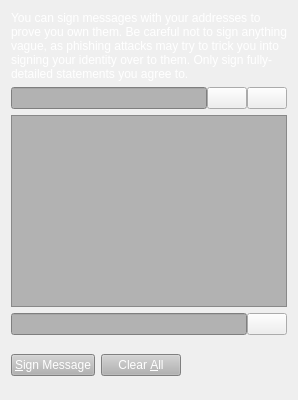
     <widget class="QWidget" name="tabSignMessage">
      <attribute name="title">
       <string>&amp;Sign Message</string>
      </attribute>
      <layout class="QVBoxLayout" name="verticalLayout_SM">
       <item>
        <widget class="QLabel" name="infoLabel_SM">
         <property name="palette">
          <palette>
           <active>
            <colorrole role="WindowText">
             <brush brushstyle="SolidPattern">
              <color alpha="255">
               <red>255</red>
               <green>255</green>
               <blue>255</blue>
              </color>
             </brush>
            </colorrole>
            <colorrole role="Button">
             <brush brushstyle="SolidPattern">
              <color alpha="255">
               <red>138</red>
               <green>138</green>
               <blue>138</blue>
              </color>
             </brush>
            </colorrole>
            <colorrole role="Text">
             <brush brushstyle="SolidPattern">
              <color alpha="255">
               <red>255</red>
               <green>255</green>
               <blue>255</blue>
              </color>
             </brush>
            </colorrole>
            <colorrole role="Base">
             <brush brushstyle="SolidPattern">
              <color alpha="255">
               <red>138</red>
               <green>138</green>
               <blue>138</blue>
              </color>
             </brush>
            </colorrole>
            <colorrole role="Window">
             <brush brushstyle="SolidPattern">
              <color alpha="255">
               <red>138</red>
               <green>138</green>
               <blue>138</blue>
              </color>
             </brush>
            </colorrole>
           </active>
           <inactive>
            <colorrole role="WindowText">
             <brush brushstyle="SolidPattern">
              <color alpha="255">
               <red>255</red>
               <green>255</green>
               <blue>255</blue>
              </color>
             </brush>
            </colorrole>
            <colorrole role="Button">
             <brush brushstyle="SolidPattern">
              <color alpha="255">
               <red>138</red>
               <green>138</green>
               <blue>138</blue>
              </color>
             </brush>
            </colorrole>
            <colorrole role="Text">
             <brush brushstyle="SolidPattern">
              <color alpha="255">
               <red>255</red>
               <green>255</green>
               <blue>255</blue>
              </color>
             </brush>
            </colorrole>
            <colorrole role="Base">
             <brush brushstyle="SolidPattern">
              <color alpha="255">
               <red>138</red>
               <green>138</green>
               <blue>138</blue>
              </color>
             </brush>
            </colorrole>
            <colorrole role="Window">
             <brush brushstyle="SolidPattern">
              <color alpha="255">
               <red>138</red>
               <green>138</green>
               <blue>138</blue>
              </color>
             </brush>
            </colorrole>
           </inactive>
           <disabled>
            <colorrole role="WindowText">
             <brush brushstyle="SolidPattern">
              <color alpha="255">
               <red>69</red>
               <green>69</green>
               <blue>69</blue>
              </color>
             </brush>
            </colorrole>
            <colorrole role="Button">
             <brush brushstyle="SolidPattern">
              <color alpha="255">
               <red>138</red>
               <green>138</green>
               <blue>138</blue>
              </color>
             </brush>
            </colorrole>
            <colorrole role="Text">
             <brush brushstyle="SolidPattern">
              <color alpha="255">
               <red>69</red>
               <green>69</green>
               <blue>69</blue>
              </color>
             </brush>
            </colorrole>
            <colorrole role="Base">
             <brush brushstyle="SolidPattern">
              <color alpha="255">
               <red>138</red>
               <green>138</green>
               <blue>138</blue>
              </color>
             </brush>
            </colorrole>
            <colorrole role="Window">
             <brush brushstyle="SolidPattern">
              <color alpha="255">
               <red>138</red>
               <green>138</green>
               <blue>138</blue>
              </color>
             </brush>
            </colorrole>
           </disabled>
          </palette>
         </property>
         <property name="text">
          <string>You can sign messages with your addresses to prove you own them. Be careful not to sign anything vague, as phishing attacks may try to trick you into signing your identity over to them. Only sign fully-detailed statements you agree to.</string>
         </property>
         <property name="textFormat">
          <enum>Qt::PlainText</enum>
         </property>
         <property name="wordWrap">
          <bool>true</bool>
         </property>
        </widget>
       </item>
       <item>
        <layout class="QHBoxLayout" name="horizontalLayout_1_SM">
         <property name="spacing">
          <number>0</number>
         </property>
         <item>
          <widget class="QValidatedLineEdit" name="addressIn_SM">
           <property name="toolTip">
            <string>The address to sign the message with (e.g. Rjz75uKHzUQJnSdzvpiigEGxseKkDhQToX)</string>
           </property>
           <property name="styleSheet">
            <string notr="true">background-color: rgb(178,178,178);
color: rgb(255,255,255);</string>
           </property>
           <property name="maxLength">
            <number>34</number>
           </property>
          </widget>
         </item>
         <item>
          <widget class="QPushButton" name="addressBookButton_SM">
           <property name="toolTip">
            <string>Choose an address from the address book</string>
           </property>
           <property name="text">
            <string/>
           </property>
           <property name="icon">
            <iconset resource="../bitcoin.qrc">
             <normaloff>:/icons/address-book</normaloff>:/icons/address-book</iconset>
           </property>
           <property name="shortcut">
            <string>Alt+A</string>
           </property>
           <property name="autoDefault">
            <bool>false</bool>
           </property>
          </widget>
         </item>
         <item>
          <widget class="QPushButton" name="pasteButton_SM">
           <property name="toolTip">
            <string>Paste address from clipboard</string>
           </property>
           <property name="text">
            <string/>
           </property>
           <property name="icon">
            <iconset resource="../bitcoin.qrc">
             <normaloff>:/icons/editpaste</normaloff>:/icons/editpaste</iconset>
           </property>
           <property name="shortcut">
            <string>Alt+P</string>
           </property>
           <property name="autoDefault">
            <bool>false</bool>
           </property>
          </widget>
         </item>
        </layout>
       </item>
       <item>
        <widget class="QPlainTextEdit" name="messageIn_SM">
         <property name="toolTip">
          <string>Enter the message you want to sign here</string>
         </property>
         <property name="styleSheet">
          <string notr="true">background-color: rgb(178,178,178);
color: rgb(255,255,255);</string>
         </property>
        </widget>
       </item>
       <item>
        <layout class="QHBoxLayout" name="horizontalLayout_2_SM">
         <property name="spacing">
          <number>0</number>
         </property>
         <item>
          <widget class="QLineEdit" name="signatureOut_SM">
           <property name="palette">
            <palette>
             <active>
              <colorrole role="WindowText">
               <brush brushstyle="SolidPattern">
                <color alpha="255">
                 <red>255</red>
                 <green>255</green>
                 <blue>255</blue>
                </color>
               </brush>
              </colorrole>
              <colorrole role="Button">
               <brush brushstyle="SolidPattern">
                <color alpha="255">
                 <red>178</red>
                 <green>178</green>
                 <blue>178</blue>
                </color>
               </brush>
              </colorrole>
              <colorrole role="Text">
               <brush brushstyle="SolidPattern">
                <color alpha="255">
                 <red>255</red>
                 <green>255</green>
                 <blue>255</blue>
                </color>
               </brush>
              </colorrole>
              <colorrole role="ButtonText">
               <brush brushstyle="SolidPattern">
                <color alpha="255">
                 <red>255</red>
                 <green>255</green>
                 <blue>255</blue>
                </color>
               </brush>
              </colorrole>
              <colorrole role="Base">
               <brush brushstyle="SolidPattern">
                <color alpha="255">
                 <red>178</red>
                 <green>178</green>
                 <blue>178</blue>
                </color>
               </brush>
              </colorrole>
              <colorrole role="Window">
               <brush brushstyle="SolidPattern">
                <color alpha="255">
                 <red>178</red>
                 <green>178</green>
                 <blue>178</blue>
                </color>
               </brush>
              </colorrole>
             </active>
             <inactive>
              <colorrole role="WindowText">
               <brush brushstyle="SolidPattern">
                <color alpha="255">
                 <red>255</red>
                 <green>255</green>
                 <blue>255</blue>
                </color>
               </brush>
              </colorrole>
              <colorrole role="Button">
               <brush brushstyle="SolidPattern">
                <color alpha="255">
                 <red>178</red>
                 <green>178</green>
                 <blue>178</blue>
                </color>
               </brush>
              </colorrole>
              <colorrole role="Text">
               <brush brushstyle="SolidPattern">
                <color alpha="255">
                 <red>255</red>
                 <green>255</green>
                 <blue>255</blue>
                </color>
               </brush>
              </colorrole>
              <colorrole role="ButtonText">
               <brush brushstyle="SolidPattern">
                <color alpha="255">
                 <red>255</red>
                 <green>255</green>
                 <blue>255</blue>
                </color>
               </brush>
              </colorrole>
              <colorrole role="Base">
               <brush brushstyle="SolidPattern">
                <color alpha="255">
                 <red>178</red>
                 <green>178</green>
                 <blue>178</blue>
                </color>
               </brush>
              </colorrole>
              <colorrole role="Window">
               <brush brushstyle="SolidPattern">
                <color alpha="255">
                 <red>178</red>
                 <green>178</green>
                 <blue>178</blue>
                </color>
               </brush>
              </colorrole>
             </inactive>
             <disabled>
              <colorrole role="WindowText">
               <brush brushstyle="SolidPattern">
                <color alpha="255">
                 <red>255</red>
                 <green>255</green>
                 <blue>255</blue>
                </color>
               </brush>
              </colorrole>
              <colorrole role="Button">
               <brush brushstyle="SolidPattern">
                <color alpha="255">
                 <red>178</red>
                 <green>178</green>
                 <blue>178</blue>
                </color>
               </brush>
              </colorrole>
              <colorrole role="Text">
               <brush brushstyle="SolidPattern">
                <color alpha="255">
                 <red>255</red>
                 <green>255</green>
                 <blue>255</blue>
                </color>
               </brush>
              </colorrole>
              <colorrole role="ButtonText">
               <brush brushstyle="SolidPattern">
                <color alpha="255">
                 <red>255</red>
                 <green>255</green>
                 <blue>255</blue>
                </color>
               </brush>
              </colorrole>
              <colorrole role="Base">
               <brush brushstyle="SolidPattern">
                <color alpha="255">
                 <red>178</red>
                 <green>178</green>
                 <blue>178</blue>
                </color>
               </brush>
              </colorrole>
              <colorrole role="Window">
               <brush brushstyle="SolidPattern">
                <color alpha="255">
                 <red>178</red>
                 <green>178</green>
                 <blue>178</blue>
                </color>
               </brush>
              </colorrole>
             </disabled>
            </palette>
           </property>
           <property name="font">
            <font>
             <italic>true</italic>
            </font>
           </property>
           <property name="styleSheet">
            <string notr="true">background-color: rgb(178,178,178);
color: rgb(255,255,255);</string>
           </property>
           <property name="readOnly">
            <bool>true</bool>
           </property>
          </widget>
         </item>
         <item>
          <widget class="QPushButton" name="copySignatureButton_SM">
           <property name="toolTip">
            <string>Copy the current signature to the system clipboard</string>
           </property>
           <property name="text">
            <string/>
           </property>
           <property name="icon">
            <iconset resource="../bitcoin.qrc">
             <normaloff>:/icons/editcopy</normaloff>:/icons/editcopy</iconset>
           </property>
           <property name="autoDefault">
            <bool>false</bool>
           </property>
          </widget>
         </item>
        </layout>
       </item>
       <item>
        <layout class="QHBoxLayout" name="horizontalLayout_3_SM">
         <item>
          <widget class="QPushButton" name="signMessageButton_SM">
           <property name="palette">
            <palette>
             <active>
              <colorrole role="WindowText">
               <brush brushstyle="SolidPattern">
                <color alpha="255">
                 <red>255</red>
                 <green>255</green>
                 <blue>255</blue>
                </color>
               </brush>
              </colorrole>
              <colorrole role="Button">
               <brush brushstyle="SolidPattern">
                <color alpha="255">
                 <red>178</red>
                 <green>178</green>
                 <blue>178</blue>
                </color>
               </brush>
              </colorrole>
              <colorrole role="Dark">
               <brush brushstyle="SolidPattern">
                <color alpha="255">
                 <red>90</red>
                 <green>104</green>
                 <blue>118</blue>
                </color>
               </brush>
              </colorrole>
              <colorrole role="Mid">
               <brush brushstyle="SolidPattern">
                <color alpha="255">
                 <red>90</red>
                 <green>104</green>
                 <blue>118</blue>
                </color>
               </brush>
              </colorrole>
              <colorrole role="Text">
               <brush brushstyle="SolidPattern">
                <color alpha="255">
                 <red>255</red>
                 <green>255</green>
                 <blue>255</blue>
                </color>
               </brush>
              </colorrole>
              <colorrole role="ButtonText">
               <brush brushstyle="SolidPattern">
                <color alpha="255">
                 <red>255</red>
                 <green>255</green>
                 <blue>255</blue>
                </color>
               </brush>
              </colorrole>
              <colorrole role="Base">
               <brush brushstyle="SolidPattern">
                <color alpha="255">
                 <red>178</red>
                 <green>178</green>
                 <blue>178</blue>
                </color>
               </brush>
              </colorrole>
              <colorrole role="Window">
               <brush brushstyle="SolidPattern">
                <color alpha="255">
                 <red>178</red>
                 <green>178</green>
                 <blue>178</blue>
                </color>
               </brush>
              </colorrole>
              <colorrole role="Highlight">
               <brush brushstyle="SolidPattern">
                <color alpha="255">
                 <red>240</red>
                 <green>119</green>
                 <blue>70</blue>
                </color>
               </brush>
              </colorrole>
             </active>
             <inactive>
              <colorrole role="WindowText">
               <brush brushstyle="SolidPattern">
                <color alpha="255">
                 <red>255</red>
                 <green>255</green>
                 <blue>255</blue>
                </color>
               </brush>
              </colorrole>
              <colorrole role="Button">
               <brush brushstyle="SolidPattern">
                <color alpha="255">
                 <red>178</red>
                 <green>178</green>
                 <blue>178</blue>
                </color>
               </brush>
              </colorrole>
              <colorrole role="Dark">
               <brush brushstyle="SolidPattern">
                <color alpha="255">
                 <red>90</red>
                 <green>104</green>
                 <blue>118</blue>
                </color>
               </brush>
              </colorrole>
              <colorrole role="Mid">
               <brush brushstyle="SolidPattern">
                <color alpha="255">
                 <red>90</red>
                 <green>104</green>
                 <blue>118</blue>
                </color>
               </brush>
              </colorrole>
              <colorrole role="Text">
               <brush brushstyle="SolidPattern">
                <color alpha="255">
                 <red>255</red>
                 <green>255</green>
                 <blue>255</blue>
                </color>
               </brush>
              </colorrole>
              <colorrole role="ButtonText">
               <brush brushstyle="SolidPattern">
                <color alpha="255">
                 <red>255</red>
                 <green>255</green>
                 <blue>255</blue>
                </color>
               </brush>
              </colorrole>
              <colorrole role="Base">
               <brush brushstyle="SolidPattern">
                <color alpha="255">
                 <red>178</red>
                 <green>178</green>
                 <blue>178</blue>
                </color>
               </brush>
              </colorrole>
              <colorrole role="Window">
               <brush brushstyle="SolidPattern">
                <color alpha="255">
                 <red>178</red>
                 <green>178</green>
                 <blue>178</blue>
                </color>
               </brush>
              </colorrole>
              <colorrole role="Highlight">
               <brush brushstyle="SolidPattern">
                <color alpha="255">
                 <red>178</red>
                 <green>178</green>
                 <blue>178</blue>
                </color>
               </brush>
              </colorrole>
             </inactive>
             <disabled>
              <colorrole role="WindowText">
               <brush brushstyle="SolidPattern">
                <color alpha="255">
                 <red>255</red>
                 <green>255</green>
                 <blue>255</blue>
                </color>
               </brush>
              </colorrole>
              <colorrole role="Button">
               <brush brushstyle="SolidPattern">
                <color alpha="255">
                 <red>178</red>
                 <green>178</green>
                 <blue>178</blue>
                </color>
               </brush>
              </colorrole>
              <colorrole role="Dark">
               <brush brushstyle="SolidPattern">
                <color alpha="255">
                 <red>90</red>
                 <green>104</green>
                 <blue>118</blue>
                </color>
               </brush>
              </colorrole>
              <colorrole role="Mid">
               <brush brushstyle="SolidPattern">
                <color alpha="255">
                 <red>90</red>
                 <green>104</green>
                 <blue>118</blue>
                </color>
               </brush>
              </colorrole>
              <colorrole role="Text">
               <brush brushstyle="SolidPattern">
                <color alpha="255">
                 <red>255</red>
                 <green>255</green>
                 <blue>255</blue>
                </color>
               </brush>
              </colorrole>
              <colorrole role="ButtonText">
               <brush brushstyle="SolidPattern">
                <color alpha="255">
                 <red>255</red>
                 <green>255</green>
                 <blue>255</blue>
                </color>
               </brush>
              </colorrole>
              <colorrole role="Base">
               <brush brushstyle="SolidPattern">
                <color alpha="255">
                 <red>178</red>
                 <green>178</green>
                 <blue>178</blue>
                </color>
               </brush>
              </colorrole>
              <colorrole role="Window">
               <brush brushstyle="SolidPattern">
                <color alpha="255">
                 <red>178</red>
                 <green>178</green>
                 <blue>178</blue>
                </color>
               </brush>
              </colorrole>
              <colorrole role="Highlight">
               <brush brushstyle="SolidPattern">
                <color alpha="255">
                 <red>178</red>
                 <green>178</green>
                 <blue>178</blue>
                </color>
               </brush>
              </colorrole>
             </disabled>
            </palette>
           </property>
           <property name="toolTip">
            <string>Sign the message to prove you own this REITIS address</string>
           </property>
           <property name="styleSheet">
            <string notr="true">background-color: rgb(178,178,178);
color: rgb(255,255,255);</string>
           </property>
           <property name="text">
            <string>&amp;Sign Message</string>
           </property>
           <property name="icon">
            <iconset resource="../bitcoin.qrc">
             <normaloff>:/icons/edit</normaloff>:/icons/edit</iconset>
           </property>
           <property name="autoDefault">
            <bool>false</bool>
           </property>
          </widget>
         </item>
         <item>
          <widget class="QPushButton" name="clearButton_SM">
           <property name="palette">
            <palette>
             <active>
              <colorrole role="WindowText">
               <brush brushstyle="SolidPattern">
                <color alpha="255">
                 <red>255</red>
                 <green>255</green>
                 <blue>255</blue>
                </color>
               </brush>
              </colorrole>
              <colorrole role="Button">
               <brush brushstyle="SolidPattern">
                <color alpha="255">
                 <red>178</red>
                 <green>178</green>
                 <blue>178</blue>
                </color>
               </brush>
              </colorrole>
              <colorrole role="Text">
               <brush brushstyle="SolidPattern">
                <color alpha="255">
                 <red>255</red>
                 <green>255</green>
                 <blue>255</blue>
                </color>
               </brush>
              </colorrole>
              <colorrole role="ButtonText">
               <brush brushstyle="SolidPattern">
                <color alpha="255">
                 <red>255</red>
                 <green>255</green>
                 <blue>255</blue>
                </color>
               </brush>
              </colorrole>
              <colorrole role="Base">
               <brush brushstyle="SolidPattern">
                <color alpha="255">
                 <red>178</red>
                 <green>178</green>
                 <blue>178</blue>
                </color>
               </brush>
              </colorrole>
              <colorrole role="Window">
               <brush brushstyle="SolidPattern">
                <color alpha="255">
                 <red>178</red>
                 <green>178</green>
                 <blue>178</blue>
                </color>
               </brush>
              </colorrole>
              <colorrole role="Highlight">
               <brush brushstyle="SolidPattern">
                <color alpha="255">
                 <red>240</red>
                 <green>119</green>
                 <blue>70</blue>
                </color>
               </brush>
              </colorrole>
             </active>
             <inactive>
              <colorrole role="WindowText">
               <brush brushstyle="SolidPattern">
                <color alpha="255">
                 <red>255</red>
                 <green>255</green>
                 <blue>255</blue>
                </color>
               </brush>
              </colorrole>
              <colorrole role="Button">
               <brush brushstyle="SolidPattern">
                <color alpha="255">
                 <red>178</red>
                 <green>178</green>
                 <blue>178</blue>
                </color>
               </brush>
              </colorrole>
              <colorrole role="Text">
               <brush brushstyle="SolidPattern">
                <color alpha="255">
                 <red>255</red>
                 <green>255</green>
                 <blue>255</blue>
                </color>
               </brush>
              </colorrole>
              <colorrole role="ButtonText">
               <brush brushstyle="SolidPattern">
                <color alpha="255">
                 <red>255</red>
                 <green>255</green>
                 <blue>255</blue>
                </color>
               </brush>
              </colorrole>
              <colorrole role="Base">
               <brush brushstyle="SolidPattern">
                <color alpha="255">
                 <red>178</red>
                 <green>178</green>
                 <blue>178</blue>
                </color>
               </brush>
              </colorrole>
              <colorrole role="Window">
               <brush brushstyle="SolidPattern">
                <color alpha="255">
                 <red>178</red>
                 <green>178</green>
                 <blue>178</blue>
                </color>
               </brush>
              </colorrole>
              <colorrole role="Highlight">
               <brush brushstyle="SolidPattern">
                <color alpha="255">
                 <red>178</red>
                 <green>178</green>
                 <blue>178</blue>
                </color>
               </brush>
              </colorrole>
             </inactive>
             <disabled>
              <colorrole role="WindowText">
               <brush brushstyle="SolidPattern">
                <color alpha="255">
                 <red>255</red>
                 <green>255</green>
                 <blue>255</blue>
                </color>
               </brush>
              </colorrole>
              <colorrole role="Button">
               <brush brushstyle="SolidPattern">
                <color alpha="255">
                 <red>178</red>
                 <green>178</green>
                 <blue>178</blue>
                </color>
               </brush>
              </colorrole>
              <colorrole role="Text">
               <brush brushstyle="SolidPattern">
                <color alpha="255">
                 <red>255</red>
                 <green>255</green>
                 <blue>255</blue>
                </color>
               </brush>
              </colorrole>
              <colorrole role="ButtonText">
               <brush brushstyle="SolidPattern">
                <color alpha="255">
                 <red>255</red>
                 <green>255</green>
                 <blue>255</blue>
                </color>
               </brush>
              </colorrole>
              <colorrole role="Base">
               <brush brushstyle="SolidPattern">
                <color alpha="255">
                 <red>178</red>
                 <green>178</green>
                 <blue>178</blue>
                </color>
               </brush>
              </colorrole>
              <colorrole role="Window">
               <brush brushstyle="SolidPattern">
                <color alpha="255">
                 <red>178</red>
                 <green>178</green>
                 <blue>178</blue>
                </color>
               </brush>
              </colorrole>
              <colorrole role="Highlight">
               <brush brushstyle="SolidPattern">
                <color alpha="255">
                 <red>178</red>
                 <green>178</green>
                 <blue>178</blue>
                </color>
               </brush>
              </colorrole>
             </disabled>
            </palette>
           </property>
           <property name="toolTip">
            <string>Reset all sign message fields</string>
           </property>
           <property name="styleSheet">
            <string notr="true">background-color: rgb(178,178,178);
color: rgb(255,255,255);</string>
           </property>
           <property name="text">
            <string>Clear &amp;All</string>
           </property>
           <property name="icon">
            <iconset resource="../bitcoin.qrc">
             <normaloff>:/icons/remove</normaloff>:/icons/remove</iconset>
           </property>
           <property name="autoDefault">
            <bool>false</bool>
           </property>
          </widget>
         </item>
         <item>
          <spacer name="horizontalSpacer_1_SM">
           <property name="orientation">
            <enum>Qt::Horizontal</enum>
           </property>
           <property name="sizeHint" stdset="0">
            <size>
             <width>40</width>
             <height>48</height>
            </size>
           </property>
          </spacer>
         </item>
         <item>
          <widget class="QLabel" name="statusLabel_SM">
           <property name="font">
            <font>
             <weight>75</weight>
             <bold>true</bold>
            </font>
           </property>
           <property name="text">
            <string/>
           </property>
           <property name="wordWrap">
            <bool>true</bool>
           </property>
          </widget>
         </item>
         <item>
          <spacer name="horizontalSpacer_2_SM">
           <property name="orientation">
            <enum>Qt::Horizontal</enum>
           </property>
           <property name="sizeHint" stdset="0">
            <size>
             <width>40</width>
             <height>48</height>
            </size>
           </property>
          </spacer>
         </item>
        </layout>
       </item>
      </layout>
     </widget>
